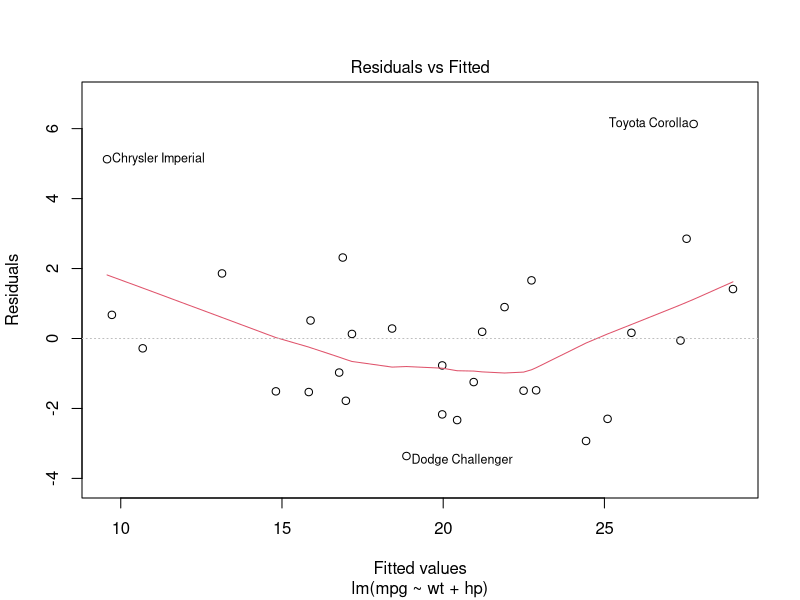
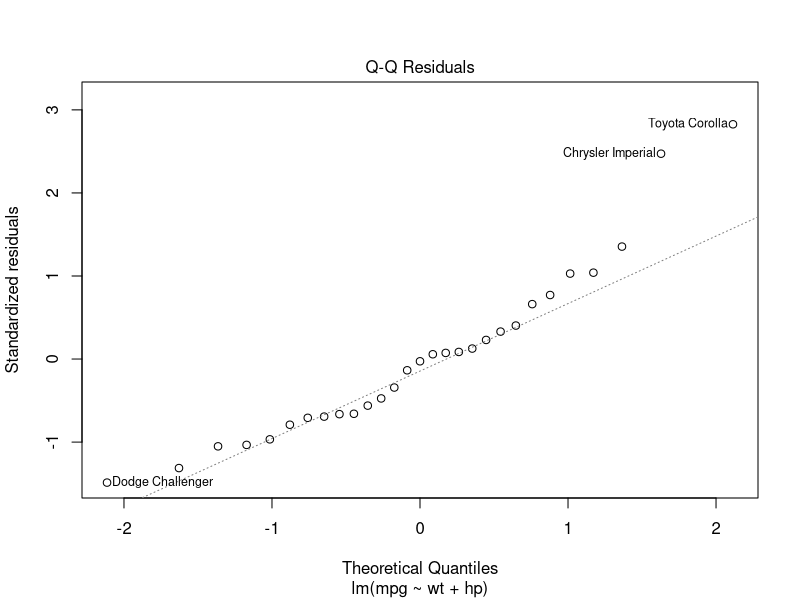
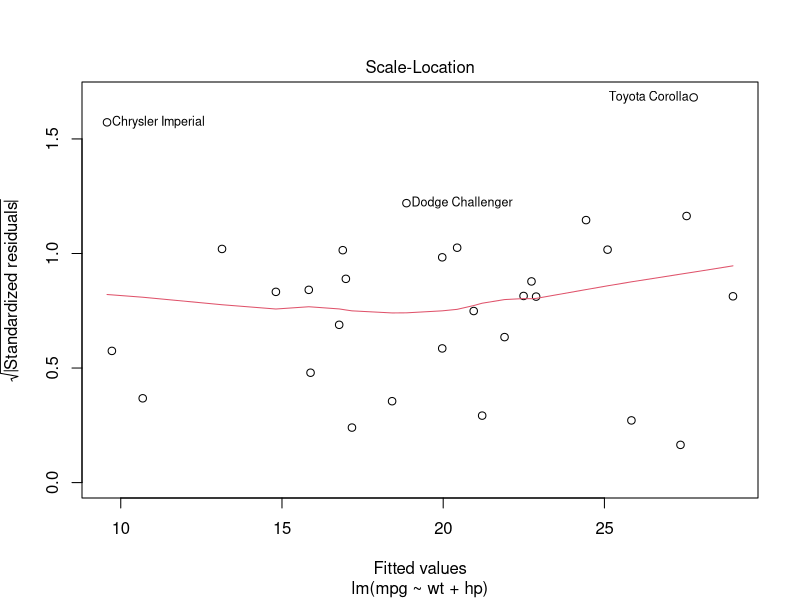
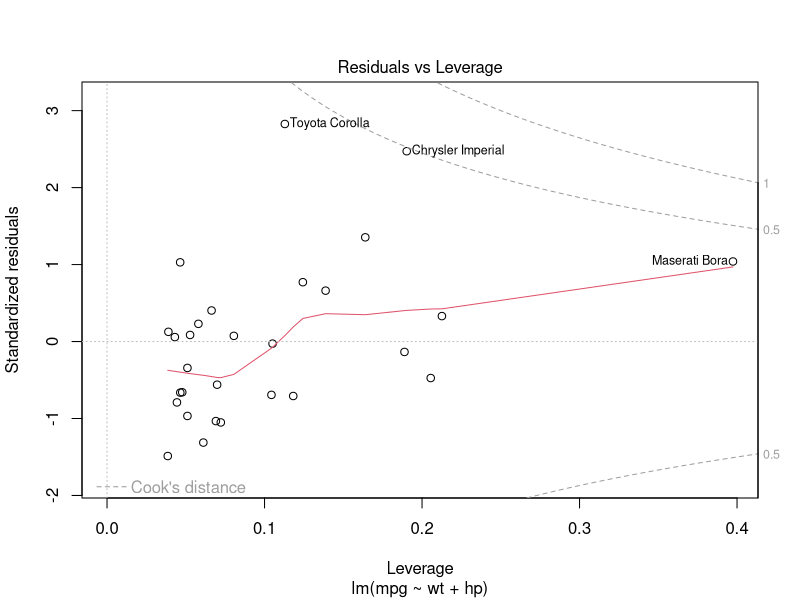
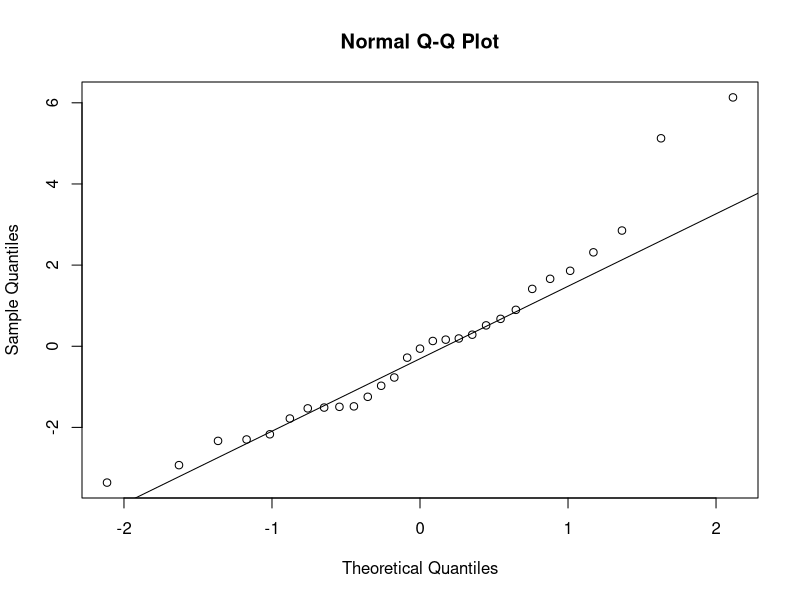

These charts were generated, in order, by the following R code: (Note: this script raises an error after producing the figures.)
##### Multivariate Analysis Exam 1 #####
### Student ID: 107508006
### Department: 歐西四 
### Name      : 陳葳芃

## Question 1
#read in the mtcars data set in R and name it "data".
data<-mtcars                             

#present a few descriptive statistics in a table 
#order: mean, median, standard deviation, minimum, maximum
rbind("Mean   :"=sapply(data, mean),      
      "Median :"=sapply(data, median),    
      "S.d.   :"=sapply(data, sd),
      "Min.   :"=sapply(data, min),
      "Max.   :"=sapply(data, max))

#column names which contains NA
names(which(colSums(is.na(data))>0))      
#amount of missing values in each column
colSums(is.na(data))                      


## Question 2
#impute missing values first
data<-na.omit(data)      
#calculate and present the correlation matrix of all variables
data_cor<-cor(data)                       
data_cor

## Question 3
str(data)
data_st<-as.data.frame(scale(data))
head(data_st)
data_st[,1] <- data[,1]
set.seed(69)
#amount of missing values in each column
colSums(is.na(data_st))                   

#切訓練及測試集（因考量到樣本數，故比例調為9 train:1 test）
train.index <- sample(x=1:nrow(data_st), size=ceiling(0.9*nrow(data_st) ))
train_df <- data_st[train.index, ]
test_df <- data_st[-train.index, ]
m.null = lm(mpg ~ 1, data = train_df)  
m.full = lm(mpg ~ ., data = train_df) 

#模型變數挑選stepwise regression analysis 
forward.lm = step(m.null, scope=list(lower=m.null, upper=m.full), direction="forward")
summary(forward.lm)
backward.lm = step(m.full, scope = list(upper=m.full), direction="backward") 
summary(backward.lm)
#兩個模型挑選結果均為lm(mpg ~ hp + wt, data = train_df)

#比較各模型（full model, forward.test, backward.test）與真實值的結果
v1<-test_df[rownames(test_df),1]
Q<-matrix(data=v1,ncol = nrow(test_df),nrow=1,byrow=TRUE)
colnames(Q)=rownames(test_df)
rownames(Q)="Actual value"
Q<-as.table(Q)

predict_result<-rbind( "lm.test" = predict(m.full, test_df),    
                       "forward.test" = predict(forward.lm, test_df),  
                       "backward.test" = predict(backward.lm, test_df),Q)
t(predict_result)


## Question 4
#簡易check回歸假設的方式
plot(forward.lm)
#常態大致符合V(但在head tail的表現不是非常理想)
#變異數同質性V()
#獨立性V(大致在0附近隨機跳動)

#perform normality tests
residuals <- forward.lm$residuals        
qqnorm(residuals)
qqline(residuals)
shapiro.test(residuals)
#結果顯示，p值為 0.05938，因此我們無法拒絕常態分配假設

#perform homoscedasticity tests
library(car)                             
leveneTest(residuals ~ as.factor(train_df$gear), data = train_df)
#結果顯示，p值為0.8669，因此我們無法拒絕變異數同質性假設。

#perform independence tests
library(lmtest)                          
dwtest(forward.lm)
#結果顯示，p值為0.817，因此我們無法拒絕獨立假設。


#如何解決heteroscedasticity 之問題？
#調整變數權數、重新定義應變數(y)、對應變數(y)作轉換
#here is an example if we choose to do the Box-Cox transformation
library(MASS)
bc=boxcox(forward.lm, lambda=seq(-3,3))
best.lm=bc$x[which(bc$y==max(bc$y))]
new.forward.lm= lm((mpg)^(best.lm)~hp + wt, data=train_df)
plot(new.forward.lm)
